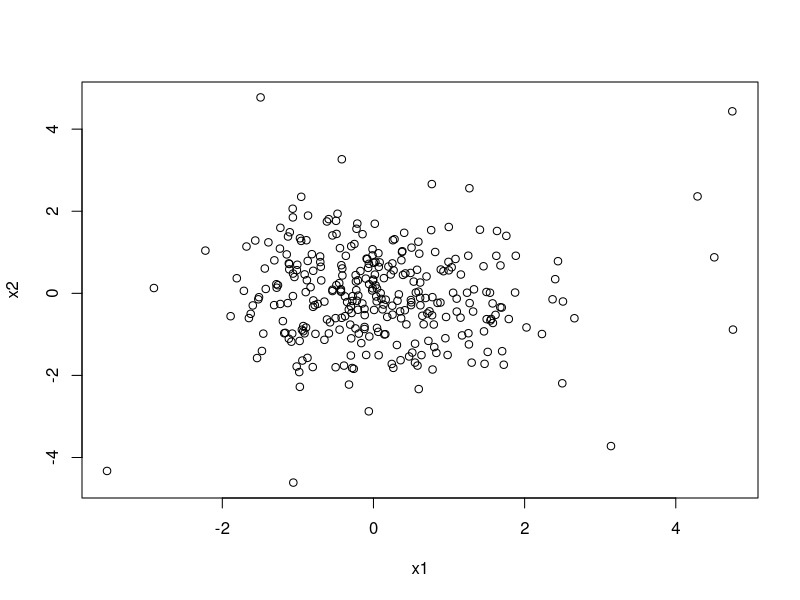

The R source for this figure:
set.seed(0)
x1 <- c(rnorm(300, mean=0, sd=1), runif(10, min=-5, max=5)) 
x2 <- c(rnorm(300, mean=0, sd=1), runif(10, min=-5, max=5))

plot(x1, x2)

